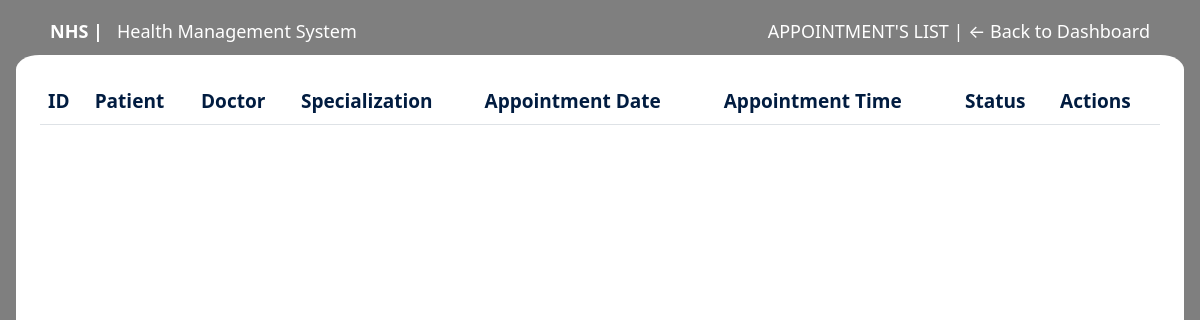
The app's page /admin/appointments, older data.
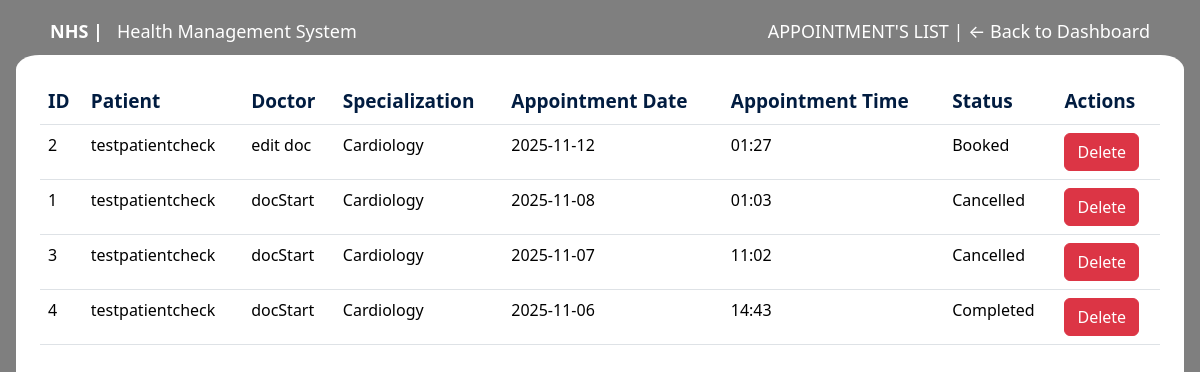
The same page, newer data.
### models/appointment.py (models this page shows, shortened)
class Appointment(db.Model):
    __tablename__ = 'appointment'
    appo_id = db.Column(db.Integer, primary_key=True, autoincrement=True)
    p_id = db.Column(db.Integer, db.ForeignKey('patient.p_id', ondelete='CASCADE'), nullable=False)
    doc_id = db.Column(db.Integer, db.ForeignKey('doctor.doc_id', ondelete='CASCADE'))
    appo_date = db.Column(db.Date, nullable=False)
    appo_time = db.Column(db.Time, nullable=False)
    status = db.Column(db.String(20), nullable=False, default='Booked')
    patient = db.relationship('Patient', back_populates='appointments')
    doctor = db.relationship('Doctor', back_populates='appointments')
    treatment = db.relationship(
        'Treatment',
        back_populates='appointment',
        uselist=False,
        cascade='all, delete-orphan'
    )

### app/routes/admin/appointment.py (the view, shortened to what this page needs)
@admin_bp.route('/appointments', methods = ['GET'])
def list_appointments():
    q = request.args.get('q')
    query = Appointment.query.join(Patient).outerjoin(Doctor).outerjoin(Specialities, Doctor.specialty_id == Specialities.id)
    appointments = query.order_by(Appointment.appo_date.desc()).all()
    for appt in appointments:
       appt.id = appt.appo_id
       appt.patient_name = appt.patient.p_name if appt.patient else 'N/A'
       appt.doctor_name = appt.doctor.doc_name if appt.doctor else 'N/A'
       appt.specialization = appt.doctor.speciality.s_name if appt.doctor and appt.doctor.speciality else 'N/A'
       appt.appointment_date = appt.appo_date.strftime('%Y-%m-%d') if appt.appo_date else 'N/A'
       appt.appointment_time = appt.appo_time.strftime('%H:%M') if appt.appo_time else 'N/A'
    return render_template('admin/appointment.html',appointments=appointments, q=q)

### app/templates/admin/appointment.html (shortened to what this page needs)
{% extends 'layout.html' %}
{% block body_class %} landing-page {% endblock %}
{% block navbar %}
<div class="container nav_bar">
    <div class="d-flex justify-content-between align-items-center mt-2">
        <div><a href="{{ url_for('main.landing_page') }}"><strong>NHS |</strong> &nbsp; Health Management System</a></div>
        <div><a href="{{ url_for('admin.dashboard') }}">APPOINTMENT'S LIST | ← Back to Dashboard </a></div>
    </div>
</div>
{% endblock %}
{% block content %}
<div class="main_container list_appo mx-3 bg-white p-4" style="min-height: calc(100vh - 75px);">
      <table class="table table-hover">
        <thead>
         <tr>
           <th>ID</th>
           <th>Patient</th>
           <th>Doctor</th>
           <th>Specialization</th>
           <th>Appointment Date</th>
           <th>Appointment Time</th>
           <th>Status</th>
           <th >Actions</th>
         </tr>
        </thead>
        <tbody>
          {% for appointment in appointments %}
          <tr>
            <td>{{ appointment.id }}</td>
            <td>{{ appointment.patient_name }}</td>
            <td>{{ appointment.doctor_name }}</td>
            <td>{{ appointment.specialization }}</td>
            <td>{{ appointment.appointment_date }}</td>
            <td>{{ appointment.appointment_time }}</td>
            <td>{{ appointment.status }}</td>
            <td>
              <button type="button" class="btn btn-danger btn-xs delete" id="{{ appointment.id }}">Delete</button>
            </td>
          </tr>
          {% endfor %}
       </tbody>
      </table>
    </div>
{% endblock %}

### app/templates/layout.html (shortened to what this page needs)
<!DOCTYPE html>
<html lang="en">
<head>
   <link rel="stylesheet" href="https://cdn.jsdelivr.net/npm/bootstrap@5.3.8/dist/css/bootstrap.min.css">
   <link rel="stylesheet" href="{{ url_for('static', filename='css/main.css') }}">
   <link rel="stylesheet" href="https://cdnjs.cloudflare.com/ajax/libs/font-awesome/6.5.1/css/all.min.css">
</head>
<body class="{% block body_class %}{% endblock %}">
    {% block navbar %}{% endblock %}
    <main>
        {% block content %}{% endblock %}
    </main>
</body>
</html>

### app/static/css/main.css (style rules this page uses)
body.landing-page { background-image: url("/static/images/hospital_pic.jpg"); display: flex; background-size: cover; background-position: center; background-repeat: no-repeat; height: 100vh; margin: 0; padding: 0; display: flex; flex-direction: column; position: relative; overflow: hidden; }
body.landing-page::before { content: ""; position: absolute; top: 0; left: 0; width: 100%; height: 100%; background-color: rgba(0, 0, 0, 0.5); z-index: 0; }
a { text-decoration: none; }
.main_container, .nav_bar { position: relative; z-index: 1; }
.nav_bar a { color: white; text-decoration: none; }
.nav_bar { color: white; font-size: large; }
.nav_bar { padding: 10px 20px; width: 100%; top: 0; left: 0; z-index: 100; }
.table th { font-size: 1.19rem; color: #011c40; }
.list_appo { border-radius: 2%; }
a { color: white }

Row changes from the older to the newer data that the page shows:
added Appointment: id "2", patient_name "testpatientcheck", doctor_name "edit doc", specialization "Cardiology", appointment_date "2025-11-12", appointment_time "01:27", status "Booked"
added Appointment: id "1", patient_name "testpatientcheck", doctor_name "docStart", specialization "Cardiology", appointment_date "2025-11-08", appointment_time "01:03", status "Cancelled"
added Appointment: id "3", patient_name "testpatientcheck", doctor_name "docStart", specialization "Cardiology", appointment_date "2025-11-07", appointment_time "11:02", status "Cancelled"
added Appointment: id "4", patient_name "testpatientcheck", doctor_name "docStart", specialization "Cardiology", appointment_date "2025-11-06", appointment_time "14:43", status "Completed"
